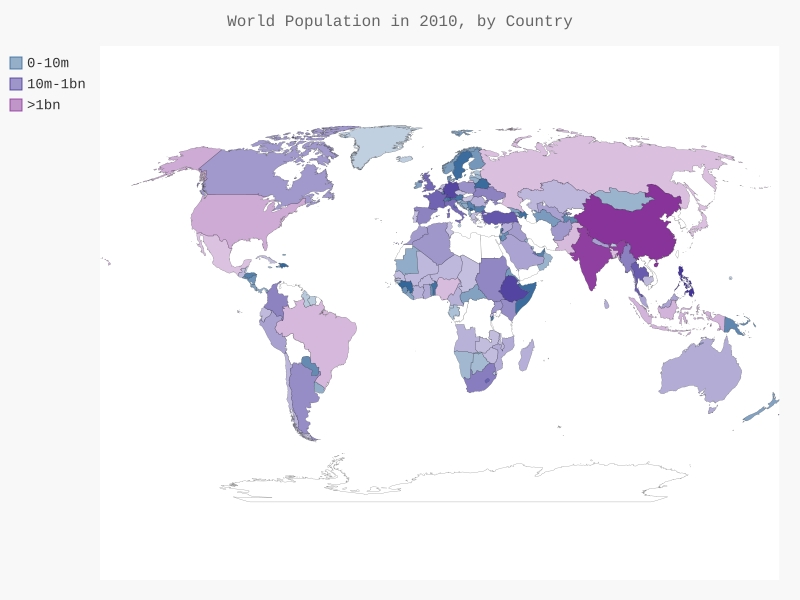

Write the Python code that produced this figure.
import json
import pygal.maps.world
from country_codes import get_country_code
#from pygal.style import LightColorizedStyle,RotateStyle
from pygal.style import LightColorizedStyle as LCS, RotateStyle as RS


#将数据加载到一个列表中
filename='population_data.json'
with open(filename) as f:
    #加载JSON数据到列表pop_data中
    pop_data=json.load(f)
  
#创建一个包含人口数量的字典
cc_populations={}

#打印每个国家2010年的人口数量
for pop_dict in pop_data:
    #遍历pop_data中的每个元素，每个元素都是一个字典，包含4个键值对
    #获取字典对应键的值
    if pop_dict['Year']=='2010':
        country_name=pop_dict["Country Name"]
        #将字符串转换为数字
        population=int(float(pop_dict['Value']))
        code=get_country_code(country_name)
        if code:
            cc_populations[code]=population
        #else:
        #    print("ERROR - "+country_name)

#根据人口数量将所有国家分成三组，每组都是独立的字典
cc_pops_1,cc_pops_2,cc_pops_3={},{},{}
#遍历每个国家的人口数量
for cc,pop in cc_populations.items():
    if pop<10000000:
        cc_pops_1[cc]=pop
    elif pop<100000000:
        cc_pops_2[cc]=pop
    else:
        cc_pops_3[cc]=pop

#输出每组分别包含多少个国家
print(len(cc_pops_1),len(cc_pops_2),len(cc_pops_3))

#设置地图基于的基色和图表的主题，包括背景色、标签以及各个国家的颜色
#wm_style = RotateStyle('#336699')
wm_style = RS('#336699',base_style=LCS)
wm = pygal.maps.world.World(style= wm_style)
wm.title = 'World Population in 2010, by Country'

# 传递由国别码和人口数量组成的字典
#wm.add('2010', cc_populations)
#将分组后的字典传递给add()方法，这里调用了三次add()方法，将使用三种不同的颜色显示，
#同一组中的不同国家，将按照人口数量从少到多，从浅到深的显示该颜色
wm.add('0-10m', cc_pops_1)
wm.add('10m-1bn', cc_pops_2)
wm.add('>1bn', cc_pops_3)

wm.render_to_file('world_population.svg')
